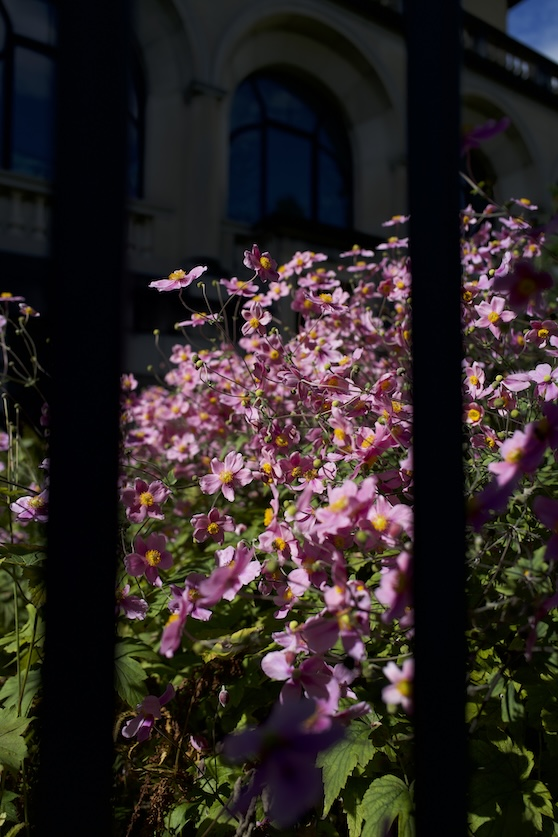
#> input picture assets/sample_jpg.jpeg, 558 x 837 px
$ python generate_grain_texture.py --input-image ../assets/sample_jpg.jpeg
#> lines starting #> are read from the running program, lines starting #| are printed output that depends on the picture
### src/grain/gaussian_splatting.py
import numpy as np
import numba


@numba.jit(nopython=True, parallel=True, cache=True)
def splat_gaussians(texture, positions, sizes, intensities, colors, color_shift):
    """Splat Gaussian distributions (scatter-based, grain-centric).

    Each grain is processed once and splatted to its affected pixels.
    This is much more efficient for CPU than the gather-based approach.

    Args:
        texture: Output texture array (H, W, 3) for RGB
        positions: Grain center positions (N, 2) as (y, x) coordinates
        sizes: Grain sizes (N,) - standard deviation of Gaussian
        intensities: Grain intensities (N,) - amplitude of Gaussian
        colors: Grain colors (N, 3) - RGB color for each grain
        color_shift: Blend factor between white (0.0) and random color (1.0)
    """
    height, width = texture.shape[:2]
    n_grains = positions.shape[0]

    # Parallel loop over grains (each grain processed independently)
    for i in numba.prange(n_grains):
        cy, cx = positions[i]
        sigma = sizes[i]
        intensity = intensities[i]
        grain_color = colors[i]

        # Blend between white and random color
        blended_color = 1.0 + color_shift * (grain_color - 1.0)

        # Calculate bounding box for this Gaussian (3 sigma on each side)
        radius = int(np.ceil(3.0 * sigma))
        y_min = max(0, int(cy) - radius)
        y_max = min(height, int(cy) + radius + 1)
        x_min = max(0, int(cx) - radius)
        x_max = min(width, int(cx) + radius + 1)

        # Precompute normalization factor
        norm = -0.5 / (sigma * sigma)

        # Splat Gaussian within bounding box
        for y in range(y_min, y_max):
            dy = y - cy
            dy2 = dy * dy

            for x in range(x_min, x_max):
                dx = x - cx
                dx2 = dx * dx

                # Gaussian function: exp(-0.5 * ((dx^2 + dy^2) / sigma^2))
                dist2 = dx2 + dy2
                gaussian = np.exp(dist2 * norm)

                # Accumulate grain contribution
                # NOTE: This has race conditions when grains overlap, but in practice
                # the visual result is still good and much faster than atomic operations
                for c in range(3):
                    texture[y, x, c] += gaussian * intensity * blended_color[c]

    return texture


@numba.jit(nopython=True, parallel=False, cache=True)
def sample_luminance_at_positions(luminance_map, positions):
    """Sample luminance values at grain positions using bilinear interpolation.

    Args:
        luminance_map: Luminance array (H, W)
        positions: Grain positions (N, 2) as (y, x) coordinates

    Returns:
        Array of luminance values (N,)
    """
    height, width = luminance_map.shape
    n_grains = positions.shape[0]
    luminance_values = np.zeros(n_grains, dtype=np.float32)

    for i in range(n_grains):
        y, x = positions[i]

        # Clamp to valid range
        y = max(0.0, min(height - 1.001, y))
        x = max(0.0, min(width - 1.001, x))

        # Get integer and fractional parts
        y_int = int(y)
        x_int = int(x)
        y_frac = y - y_int
        x_frac = x - x_int

        # Bilinear interpolation
        y_int_next = min(y_int + 1, height - 1)
        x_int_next = min(x_int + 1, width - 1)

        v00 = luminance_map[y_int, x_int]
        v01 = luminance_map[y_int, x_int_next]
        v10 = luminance_map[y_int_next, x_int]
        v11 = luminance_map[y_int_next, x_int_next]

        v0 = v00 * (1.0 - x_frac) + v01 * x_frac
        v1 = v10 * (1.0 - x_frac) + v11 * x_frac

        luminance_values[i] = v0 * (1.0 - y_frac) + v1 * y_frac

    return luminance_values


def generate_grain_texture(
    width: int,
    height: int,
    n_grains: int,
    size_mean: float = 0.25,
    size_std: float = 0.25,
    intensity_mean: float = 0.25,
    intensity_std: float = 0.25,
    color_shift: float = 0.0,
    luminance_map: np.ndarray | None = None,
    luma_size_scale: float = 2.0,
    seed: int | None = None,
):
    """Generate a film grain texture using Gaussian splatting.

    Uses scatter-based approach where each grain is splatted to its affected pixels.
    This is much more efficient for CPU than gather-based approaches.

    Args:
        width: Texture width in pixels
        height: Texture height in pixels
        n_grains: Number of grain particles to generate
        size_mean: Mean size (standard deviation) of grain particles in pixels
        size_std: Standard deviation of grain sizes
        intensity_mean: Mean intensity of grains (bias)
        intensity_std: Standard deviation of grain intensities
        color_shift: Blend between white (0.0) and random color (1.0)
        luminance_map: Optional luminance map (H, W) to modulate grain sizes
        luma_size_scale: Scaling factor for luminance-based size modulation
        seed: Random seed for reproducibility

    Returns:
        Texture array (H, W, 3) as float32
    """
    if seed is not None:
        np.random.seed(seed)

    print(
        f"Generating {n_grains:,} grain particles for {width}x{height} texture (CPU)..."
    )

    # Initialize empty RGB texture
    texture = np.zeros((height, width, 3), dtype=np.float32)

    # Generate random grain parameters
    print("Generating grain parameters...")

    # Random positions (uniform distribution)
    positions = np.column_stack(
        [
            np.random.uniform(0, height, n_grains),
            np.random.uniform(0, width, n_grains),
        ]
    ).astype(np.float32)

    # Random sizes (log-normal distribution for more realistic variation)
    sizes = np.random.lognormal(
        mean=np.log(size_mean), sigma=size_std, size=n_grains
    ).astype(np.float32)

    # Modulate sizes based on luminance if provided
    # Darker regions (low luminance) get larger grains
    if luminance_map is not None:
        print("Modulating grain sizes based on image luminance...")
        luma_values = sample_luminance_at_positions(luminance_map, positions)
        # Scale sizes: darker (low luma) = larger grains
        size_multiplier = 1.0 + (1.0 - luma_values) * (luma_size_scale - 1.0)
        sizes = sizes * size_multiplier

    # Clamp sizes to reasonable range
    sizes = np.clip(sizes, 0.5, 10.0)

    # Random intensities (normal distribution, can be positive or negative)
    intensities = np.random.normal(
        loc=intensity_mean, scale=intensity_std, size=n_grains
    ).astype(np.float32)

    # Generate random RGB colors for each grain
    colors = np.random.uniform(0.0, 1.0, (n_grains, 3)).astype(np.float32)

    # Splat grains (parallel over grains, not pixels)
    print("Splatting grains (parallel over grains with Numba)...")
    texture = splat_gaussians(
        texture, positions, sizes, intensities, colors, color_shift
    )

    print(
        f"Texture stats: min={texture.min():.4f}, max={texture.max():.4f}, "
        f"mean={texture.mean():.6f}, std={texture.std():.4f}"
    )

    return texture

### scripts/generate_grain_texture.py
#!/usr/bin/env python3
"""Generate film grain textures using Gaussian splatting.

This script generates realistic film grain textures by splatting many small
Gaussian distributions across a texture. This creates more irregular and
interesting patterns than procedural noise functions like simplex noise.

The Gaussian splatting approach better simulates the random distribution of
silver halide crystals in traditional film emulsions.
"""

import numpy as np
import numba
from PIL import Image
import argparse
from pathlib import Path

from src.grain.gaussian_splatting import generate_grain_texture


def load_image_as_luminance(image_path, target_width=None, target_height=None):
    """Load an image and convert to normalized luminance map.

    Args:
        image_path: Path to input image
        target_width: If specified, resize to this width
        target_height: If specified, resize to this height

    Returns:
        Luminance array of shape (height, width) with values in [0, 1]
    """
#> called with image_path = '../assets/sample_jpg.jpeg', target_width = 4096, target_height = 4096
    img = Image.open(image_path)
#> img is the input picture: PIL image 558x837 RGB; mean R, G, B 45.4, 38, 36.8

    # Resize if target dimensions specified
    if target_width and target_height:
        img = img.resize((target_width, target_height), Image.Resampling.LANCZOS)
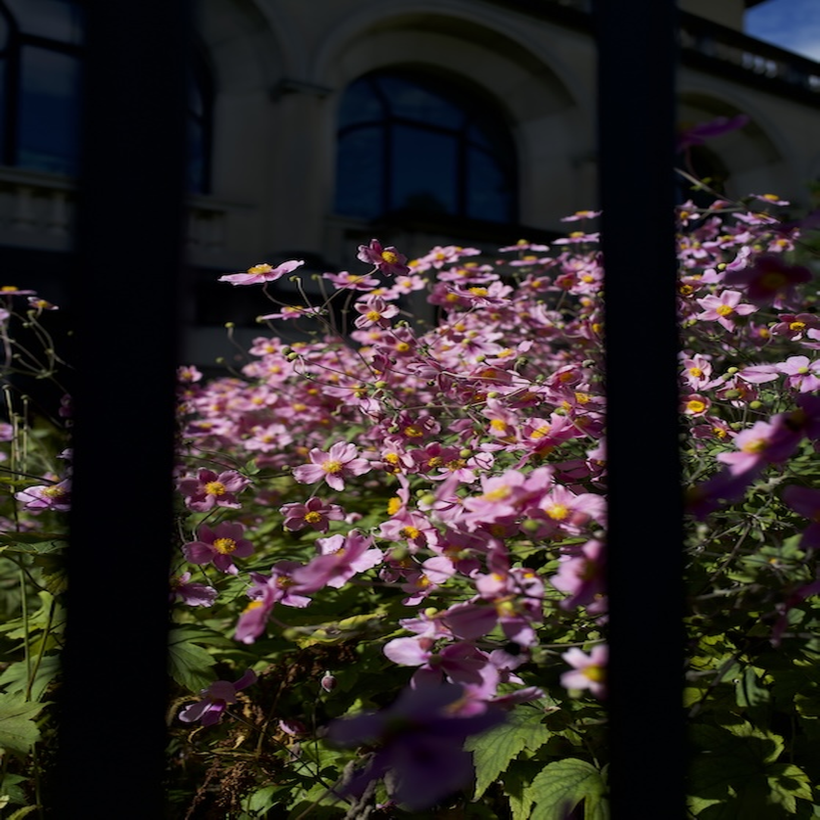
#> img: PIL image 4096x4096 RGB (shown at 1/5 size); mean R, G, B 45.4, 38, 36.8

    # Convert to RGB if needed
    if img.mode != "RGB":
        img = img.convert("RGB")

    # Convert to numpy array and normalize to [0, 1]
    img_array = np.array(img, dtype=np.float32) / 255.0

    # Calculate luminance using Rec. 709 weights
    luminance = (
        0.2126 * img_array[:, :, 0]
        + 0.7152 * img_array[:, :, 1]
        + 0.0722 * img_array[:, :, 2]
    )
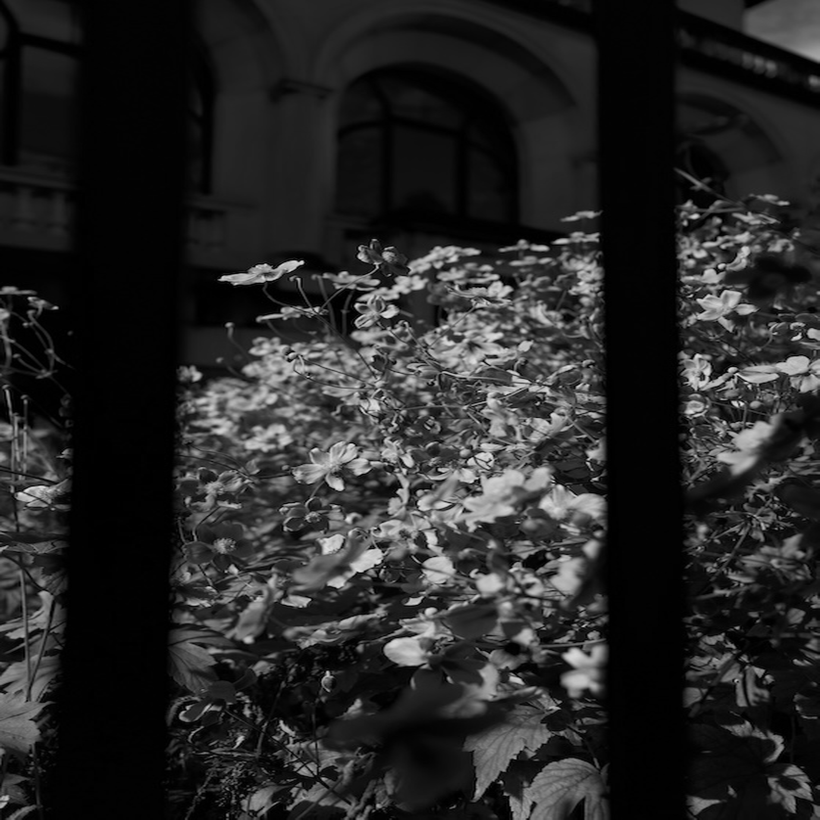
#> luminance: shape (4096, 4096) float32 (shown at 1/5 size); min 0, max 0.947, mean 0.155

    return luminance


# [71 lines left out: functions save_texture, create_composite, not called in this run]


def main():
    parser = argparse.ArgumentParser(
        description="Generate film grain textures using Gaussian splatting"
    )
    parser.add_argument(
        "--width",
        type=int,
        default=4096,
        help="Texture width in pixels (default: 4096)",
    )
    parser.add_argument(
        "--height",
        type=int,
        default=4096,
        help="Texture height in pixels (default: 4096)",
    )
    parser.add_argument(
        "--n-grains",
        type=int,
        default=500000,
        help="Number of grain particles (default: 500000)",
    )
    parser.add_argument(
        "--size-mean",
        type=float,
        default=1.5,
        help="Mean grain size in pixels (default: 1.5)",
    )
    parser.add_argument(
        "--size-std",
        type=float,
        default=0.5,
        help="Standard deviation of grain sizes (default: 0.5)",
    )
    parser.add_argument(
        "--intensity-mean",
        type=float,
        default=0.0,
        help="Mean grain intensity (default: 0.0)",
    )
    parser.add_argument(
        "--intensity-std",
        type=float,
        default=0.02,
        help="Standard deviation of grain intensities (default: 0.02)",
    )
    parser.add_argument(
        "--color-shift",
        type=float,
        default=0.0,
        help="Blend between white (0.0) and random RGB colors (1.0) (default: 0.0)",
    )
    parser.add_argument(
        "--seed",
        type=int,
        default=None,
        help="Random seed for reproducibility (default: None)",
    )
    parser.add_argument(
        "--output",
        type=str,
        default="grain_texture.png",
        help="Output file path (default: grain_texture.png)",
    )
    parser.add_argument(
        "--input-image",
        type=str,
        default=None,
        help="Input image to use for luminance-based grain size modulation",
    )
    parser.add_argument(
        "--luma-size-scale",
        type=float,
        default=2.0,
        help="Luminance-based size scaling factor - larger grains in dark regions (default: 2.0)",
    )
    parser.add_argument(
        "--composite-output",
        type=str,
        default=None,
        help="Output file path for composite image (default: auto-generated from output path)",
    )

    args = parser.parse_args()

    # Load input image if provided
    luminance_map = None
    if args.input_image:
        print(f"Loading input image: {args.input_image}")
        luminance_map = load_image_as_luminance(
            args.input_image, target_width=args.width, target_height=args.height
        )
        print(
            f"Luminance map loaded: {luminance_map.shape}, "
            f"range [{luminance_map.min():.3f}, {luminance_map.max():.3f}]"
        )
#| Luminance map loaded: (4096, 4096), range [0.000, 0.947]

    # Generate texture
    texture = generate_grain_texture(
        width=args.width,
        height=args.height,
        n_grains=args.n_grains,
        size_mean=args.size_mean,
        size_std=args.size_std,
        intensity_mean=args.intensity_mean,
        intensity_std=args.intensity_std,
        color_shift=args.color_shift,
        luminance_map=luminance_map,
        luma_size_scale=args.luma_size_scale,
        seed=args.seed,
    )

    # Save to file
    output_path = Path(args.output)
    output_path.parent.mkdir(parents=True, exist_ok=True)

    # Save grain texture
    save_texture(texture, output_path, normalize=False)

    # Create composite image if input image was provided
    if args.input_image:
        if args.composite_output:
            composite_output_path = Path(args.composite_output)
        else:
            # Auto-generate composite output path
            composite_output_path = output_path.with_stem(
                output_path.stem + "_composite"
            )

        composite_output_path.parent.mkdir(parents=True, exist_ok=True)
        create_composite(args.input_image, texture, composite_output_path)

    print("Done!")


if __name__ == "__main__":
#> (the run stopped early here; a loop or call above may not have finished)
